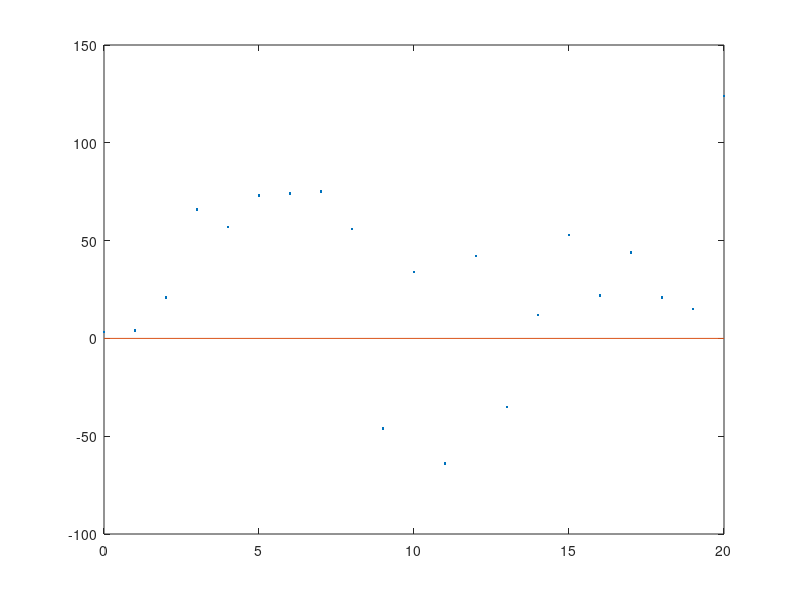

Reproduce this figure in MATLAB.
close all;
clearvars;
clc;

x = [0 : 1 : 20;
     pi, 4, 21, 66, 57, 73, 74, 75, 56, -46, ...
     34, -64, 42, -35, 12, 53, 22, 44, 21, 15, 124];
 
figure

plot (x(1,:), x (2,:), '.');

A = zeros(2,2);

b = zeros(2,1);



C = A\b;

y = polyval (C, 0:1:20);

hold on

plot (0:1:20, y);
